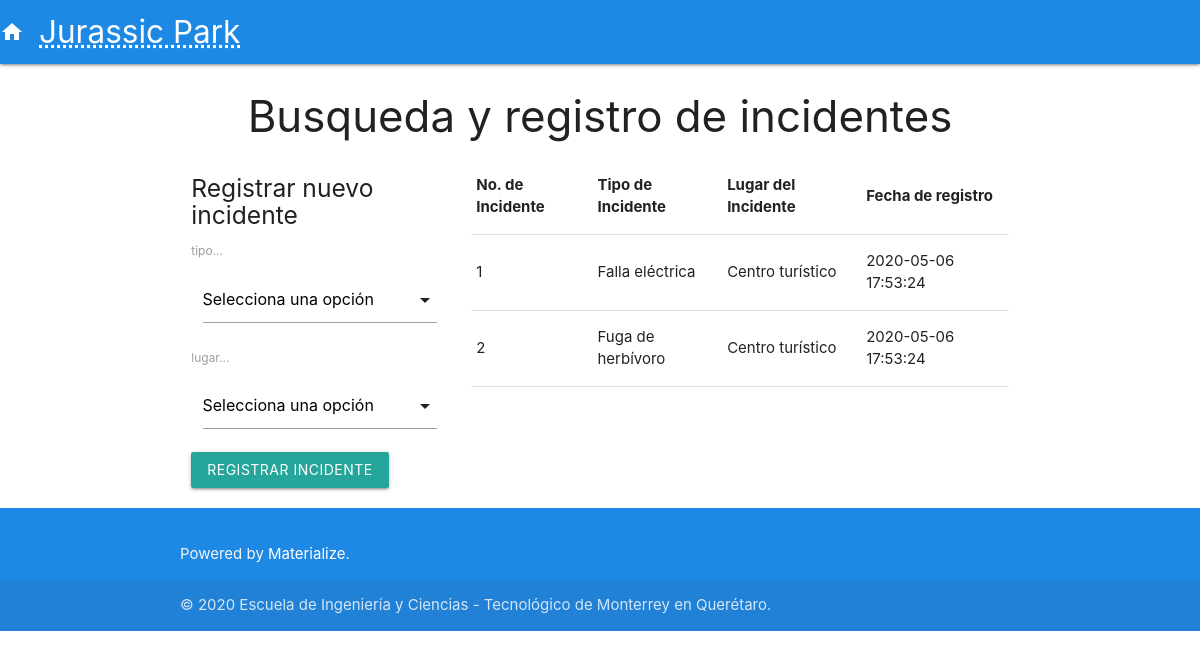
The page / on the database its author committed.
### tables this page shows
CREATE TABLE `incidente` (
  `idIncidente` int(11) NOT NULL,
  `idLugar` int(11) NOT NULL,
  `idTipo` int(11) NOT NULL,
  `fecha` timestamp NOT NULL DEFAULT current_timestamp()
);

CREATE TABLE `tipo` (
  `idTipo` int(11) NOT NULL,
  `nombreTipo` varchar(50) NOT NULL
);

CREATE TABLE `lugar` (
  `idLugar` int(11) NOT NULL,
  `nombreLugar` varchar(50) NOT NULL
);

### model.php (the view, shortened to what this page needs)
<?php
	function conectar_bd()
	{
		$conexion_bd = mysqli_connect("mysql1008.mochahost.com.", "dawbdorg_1704889", "1704889", "dawbdorg_A01704889");
		$conexion_bd->set_charset("utf8");
		return $conexion_bd;
	}
	function select_buscar($tabla, $id, $col_descripcion, $seleccion=0) {
    $conexion_bd = conectar_bd();
    $consulta = "SELECT $id, $col_descripcion FROM $tabla";
    $resultados = $conexion_bd->query($consulta);
    $resultado = '<label>'.$tabla.'...</label>
                  <div class="input-field col s12"><select name='.$tabla.' id='.$tabla.'>
                    <option value="" disabled selected>Selecciona una opción</option>';
    while ($row = mysqli_fetch_array($resultados, MYSQLI_BOTH)) {
        $resultado .= '<option value="'.$row["$id"].'" ';
        $resultado .= '>'.$row["$col_descripcion"].'</option>';
    }
		$resultado .=  '</select></div><br>';
		return $resultado;
	}
		function consultar_incidentes() {
			$conexion_bd = conectar_bd();
			$consulta = 'SELECT distinct I.idIncidente as id_incidente, T.nombreTipo as nombre_tipo, L.nombreLugar as nombre_lugar, I.fecha as i_fecha
										FROM lugar as L, tipo as T, incidente as I
										WHERE I.idtipo = T.idtipo AND I.idLugar = L.idLugar
										ORDER BY I.fecha';
			$resultados = $conexion_bd->query($consulta);
			$tabla = "<table>
									<thead>
											<tr>
													<th>No. de Incidente</th>
													<th>Tipo de Incidente</th>
													<th>Lugar del Incidente</th>
													<th>Fecha de registro</th>
											</tr>
									</thead>
									<tbody>";
			while ($row = mysqli_fetch_array($resultados, MYSQLI_BOTH)) {
				$tabla .= '<tr>';
				$tabla .= '<td>'.$row['id_incidente'].'</td>';
				$tabla .= '<td>'.$row['nombre_tipo'].'</td>';
				$tabla .= '<td>'.$row['nombre_lugar'].'</td>';
				$tabla .= '<td>'.$row['i_fecha'].'</td>';
				$tabla .= '</tr>';
			}
			$tabla .= '</tbody></table>';
			return $tabla;
		}
 ?>

### index.php (shortened to what this page needs)
<?php
  require_once("model.php");
  include("html/_registrar_incidente.html");
  echo "<div class='col s8' id='tablaIncidentes'>";
  echo consultar_incidentes();;
  echo "</div> </div>";
 ?>

### rows shown on the page
incidente: idIncidente "1", idTipo.nombreTipo "Falla eléctrica", idLugar.nombreLugar "Centro turístico", fecha "2020-05-06 17:53:24"
incidente: idIncidente "2", idTipo.nombreTipo "Fuga de herbívoro", idLugar.nombreLugar "Centro turístico", fecha "2020-05-06 17:53:24"

### other values the page prints
$tabla "tipo lugar"
